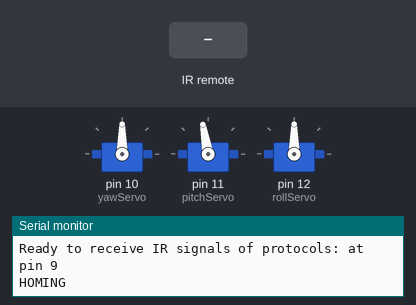
Simulated run of this sketch. Board: Arduino Uno, built with avr-gcc and run on an emulated ATmega328P. On the bench: 3 × servo, the last lines printed to the serial monitor. The test bench sets the inputs (shaded band).

Above: at 1.4 s.
1.5 s: infrared code 0x8 received
At 1.58 s:
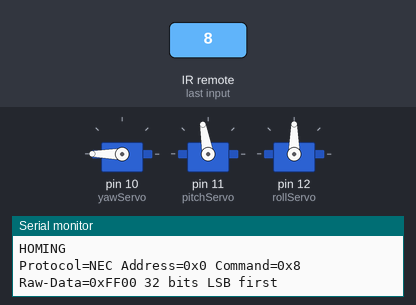
3.1 s: infrared code 0x5A received
At 3.18 s:
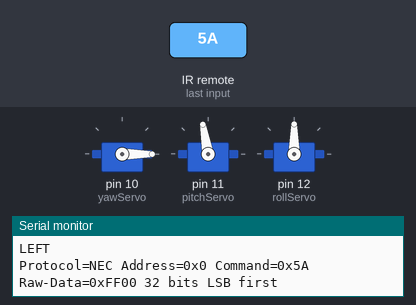
4.7 s: infrared code 0x1C received
At 4.79 s:
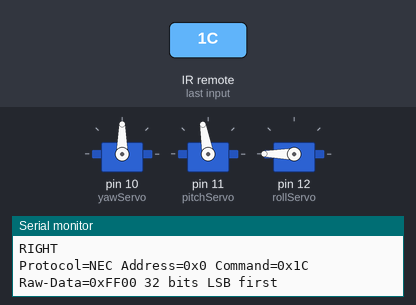
6.3 s: infrared code 0x18 received
At 6.8 s:
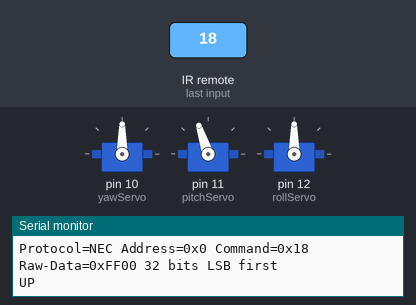
Timing chart, 0 to 8.8 s (numbered marks = the images above; inputs shaded):
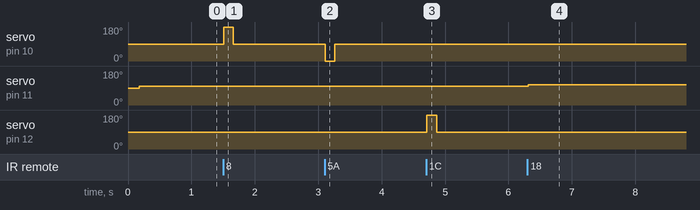

The sketch:

key-fire.ino
```cpp
// (licence header left out)
#pragma region LICENSE
/*
  ************************************************************************************
  * MIT License
  *
  * Copyright (c) 2025 Crunchlabs LLC (IRTurret Control Code)
  * Copyright (c) 2020-2022 Armin Joachimsmeyer (IRremote Library)

  * Permission is hereby granted, free of charge, to any person obtaining a copy
  * of this software and associated documentation files (the "Software"), to deal
  * in the Software without restriction, including without limitation the rights
  * to use, copy, modify, merge, publish, distribute, sublicense, and/or sell
  * copies of the Software, and to permit persons to whom the Software is furnished
  * to do so, subject to the following conditions:
  *
  * The above copyright notice and this permission notice shall be included in all
  * copies or substantial portions of the Software.
  *
  * THE SOFTWARE IS PROVIDED "AS IS", WITHOUT WARRANTY OF ANY KIND, EXPRESS OR IMPLIED,
  * INCLUDING BUT NOT LIMITED TO THE WARRANTIES OF MERCHANTABILITY, FITNESS FOR A
  * PARTICULAR PURPOSE AND NONINFRINGEMENT. IN NO EVENT SHALL THE AUTHORS OR COPYRIGHT
  * HOLDERS BE LIABLE FOR ANY CLAIM, DAMAGES OR OTHER LIABILITY, WHETHER IN AN ACTION OF
  * CONTRACT, TORT OR OTHERWISE, ARISING FROM, OUT OF OR IN CONNECTION WITH THE SOFTWARE
  * OR THE USE OR OTHER DEALINGS IN THE SOFTWARE.
  *
  ************************************************************************************
*/
#pragma endregion LICENSE

//////////////////////////////////////////////////
              //  LIBRARIES  //
//////////////////////////////////////////////////
#pragma region LIBRARIES

#include <Arduino.h>
#include <Servo.h>
#include <IRremote.hpp>

#pragma endregion LIBRARIES

//////////////////////////////////////////////////
               //  IR CODES  //
//////////////////////////////////////////////////
#pragma region IR CODES
/*
** if you want to add other remotes (as long as they're on the same protocol above):
** press the desired button and look for a hex code similar to those below (ex: 0x11)
** then add a new line to #define newCmdName 0x11,
** and add a case to the switch statement like case newCmdName:
** this will let you add new functions to buttons on other remotes!
** the best remotes to try are cheap LED remotes, some TV remotes, and some garage door openers
*/

//defines the specific command code for each button on the remote
#define left 0x8
#define right 0x5A
#define up 0x18
#define down 0x52
#define ok 0x1C
#define cmd1 0x45
#define cmd2 0x46
#define cmd3 0x47
#define cmd4 0x44
#define cmd5 0x40
#define cmd6 0x43
#define cmd7 0x7
#define cmd8 0x15
#define cmd9 0x9
#define cmd0 0x19
#define star 0x16
#define hashtag 0xD

#define DECODE_NEC  //defines the type of IR transmission to decode based on the remote. See IRremote library for examples on how to decode other types of remote

#pragma endregion IR CODES

//////////////////////////////////////////////////
          //  PINS AND PARAMETERS  //
//////////////////////////////////////////////////
#pragma region PINS AND PARAMS
//this is where we store global variables!
Servo yawServo; //names the servo responsible for YAW rotation, 360 spin around the base
Servo pitchServo; //names the servo responsible for PITCH rotation, up and down tilt
Servo rollServo; //names the servo responsible for ROLL rotation, spins the barrel to fire darts

int yawServoVal = 90; //initialize variables to store the current value of each servo
int pitchServoVal = 100;
int rollServoVal = 90;

int pitchMoveSpeed = 8; //this variable is the angle added to the pitch servo to control how quickly the PITCH servo moves - try values between 3 and 10
int fireKey = 7; // which number key fires -- ///{"range":[0,9],"step":1,"label":"Which number key"}
int darts = 1; // how many darts -- ///{"range":[1,6],"step":1,"label":"How many darts"}
int burstPause = 300; // wait between darts in milliseconds -- ///{"range":[100,1000],"step":100,"label":"Pause between darts"}
const int keyCodes[10] = {cmd0, cmd1, cmd2, cmd3, cmd4, cmd5, cmd6, cmd7, cmd8, cmd9}; // remote codes for 0-9

int yawMoveSpeed = 90; //this variable is the speed controller for the continuous movement of the YAW servo motor. It is added or subtracted from the yawStopSpeed, so 0 would mean full speed rotation in one direction, and 180 means full rotation in the other. Try values between 10 and 90; -- ///{"range":[10,90],"step":10,"label":"How fast it turns"}
int yawStopSpeed = 90; //value to stop the yaw motor - keep this at 90
int rollMoveSpeed = 90; //this variable is the speed controller for the continuous movement of the ROLL servo motor. It is added or subtracted from the rollStopSpeed, so 0 would mean full speed rotation in one direction, and 180 means full rotation in the other. Keep this at 90 for best performance / highest torque from the roll motor when firing.
int rollStopSpeed = 90; //value to stop the roll motor - keep this at 90

int yawPrecision = 150; // this variable represents the time in milliseconds that the YAW motor will remain at it's set movement speed. Try values between 50 and 500 to start (500 milliseconds = 1/2 second) -- ///{"range":[50,500],"step":50,"label":"How far it turns"}
int rollPrecision = 158; // this variable represents the time in milliseconds that the ROLL motor with remain at it's set movement speed. If this ROLL motor is spinning more or less than 1/6th of a rotation when firing a single dart (one call of the fire(); command) you can try adjusting this value down or up slightly, but it should remain around the stock value (160ish) for best results. -- ///{"min":125,"max":225,"label":"Dart timing (leave it unless darts jam)"}

int pitchMax = 150; // this sets the maximum angle of the pitch servo to prevent it from crashing, it should remain below 180, and be greater than the pitchMin
int pitchMin = 33; // this sets the minimum angle of the pitch servo to prevent it from crashing, it should remain above 0, and be less than the pitchMax

void shakeHeadYes(int moves = 3); //function prototypes for shakeHeadYes and No for proper compiling
void shakeHeadNo(int moves = 3);
#pragma endregion PINS AND PARAMS

//////////////////////////////////////////////////
              //  S E T U P  //
//////////////////////////////////////////////////
#pragma region SETUP
void setup() { //this is our setup function - it runs once on start up, and is basically where we get everything "set up"
    Serial.begin(9600); // initializes the Serial communication between the computer and the microcontroller

    yawServo.attach(10); //attach YAW servo to pin 10
    pitchServo.attach(11); //attach PITCH servo to pin 11
    rollServo.attach(12); //attach ROLL servo to pin 12

    // Just to know which program is running on my microcontroller
    Serial.println(F("START " __FILE__ " from " __DATE__ "\r\nUsing library version " VERSION_IRREMOTE));

    // Start the receiver and if not 3. parameter specified, take LED_BUILTIN pin from the internal boards definition as default feedback LED
    IrReceiver.begin(9, ENABLE_LED_FEEDBACK);

    Serial.print(F("Ready to receive IR signals of protocols: "));
    printActiveIRProtocols(&Serial);
    Serial.println(F("at pin 9"));

    homeServos(); //set servo motors to home position
}
#pragma endregion SETUP

//////////////////////////////////////////////////
               //  L O O P  //
//////////////////////////////////////////////////
#pragma region LOOP

void loop() {

    /*
    * Check if received data is available and if yes, try to decode it.
    */
    if (IrReceiver.decode()) {

        /*
        * Print a short summary of received data
        */
        IrReceiver.printIRResultShort(&Serial);
        IrReceiver.printIRSendUsage(&Serial);
        if (IrReceiver.decodedIRData.protocol == UNKNOWN) { //command garbled or not recognized
            Serial.println(F("Received noise or an unknown (or not yet enabled) protocol - if you wish to add this command, define it at the top of the file with the hex code printed below (ex: 0x8)"));
            // We have an unknown protocol here, print more info
            IrReceiver.printIRResultRawFormatted(&Serial, true);
        }
        Serial.println();

        /*
        * !!!Important!!! Enable receiving of the next value,
        * since receiving has stopped after the end of the current received data packet.
        */
        IrReceiver.resume(); // Enable receiving of the next value


        /*
        * Finally, check the received data and perform actions according to the received command
        */

        switch(IrReceiver.decodedIRData.command){ // when a key arrives, do the matching action
            case up: upMove(1); break;
            case down: downMove(1); break;
            case left: leftMove(1); break;
            case right: rightMove(1); break;
            case ok: fire(); break;
            case star: fireAll(); delay(50); break;
            default:
              if (IrReceiver.decodedIRData.command == keyCodes[fireKey]) fireBurst(darts);
              break;
        }
    }
    delay(5);
}

#pragma endregion LOOP

//////////////////////////////////////////////////
               // FUNCTIONS  //
//////////////////////////////////////////////////
#pragma region FUNCTIONS

void leftMove(int moves){ // function to move left
    for (int i = 0; i < moves; i++){
        yawServo.write(yawStopSpeed + yawMoveSpeed); // adding the servo speed = 180 (full counterclockwise rotation speed)
        delay(yawPrecision); // stay rotating for a certain number of milliseconds
        yawServo.write(yawStopSpeed); // stop rotating
        delay(5); //delay for smoothness
        Serial.println("LEFT");
  }

}

void rightMove(int moves){ // function to move right
  for (int i = 0; i < moves; i++){
      yawServo.write(yawStopSpeed - yawMoveSpeed); //subtracting the servo speed = 0 (full clockwise rotation speed)
      delay(yawPrecision);
      yawServo.write(yawStopSpeed);
      delay(5);
      Serial.println("RIGHT");
  }
}

void upMove(int moves){ // function to tilt up
  for (int i = 0; i < moves; i++){
        if((pitchServoVal+pitchMoveSpeed) < pitchMax){ //make sure the servo is within rotation limits (less than 150 degrees by default)
        pitchServoVal = pitchServoVal + pitchMoveSpeed;//increment the current angle and update
        pitchServo.write(pitchServoVal);
        delay(50);
        Serial.println("UP");
      }
  }
}

void downMove (int moves){ // function to tilt down
  for (int i = 0; i < moves; i++){
      if((pitchServoVal-pitchMoveSpeed) > pitchMin){//make sure the servo is within rotation limits (greater than 35 degrees by default)
        pitchServoVal = pitchServoVal - pitchMoveSpeed; //decrement the current angle and update
        pitchServo.write(pitchServoVal);
        delay(50);
        Serial.println("DOWN");
      }
  }
}

void fire() { //function for firing a single dart
    rollServo.write(rollStopSpeed + rollMoveSpeed);//start rotating the servo
    delay(rollPrecision);//time for approximately 60 degrees of rotation
    rollServo.write(rollStopSpeed);//stop rotating the servo
    delay(5); //delay for smoothness
    Serial.println("FIRING");
}

void fireAll() { //function to fire all 6 darts at once
    rollServo.write(rollStopSpeed + rollMoveSpeed);//start rotating the servo
    delay(rollPrecision * 6); //time for 360 degrees of rotation
    rollServo.write(rollStopSpeed);//stop rotating the servo
    delay(5); // delay for smoothness
    Serial.println("FIRING ALL");
}

void homeServos(){ // sends servos to home positions
    yawServo.write(yawStopSpeed); //setup YAW servo to be STOPPED (90)
    delay(20);
    rollServo.write(rollStopSpeed); //setup ROLL servo to be STOPPED (90)
    delay(100);
    pitchServo.write(100); //set PITCH servo to 100 degree position
    delay(100);
    pitchServoVal = 100; // store the pitch servo value
    Serial.println("HOMING");
}

void shakeHeadYes(int moves = 3) { //sets the default number of nods to 3, but you can pass in whatever number of nods you want
      Serial.println("YES");

    if ((pitchMax - pitchServoVal) < 15){
      pitchServoVal = pitchServoVal - 15;
    }else if ((pitchServoVal - pitchMin) < 15){
      pitchServoVal = pitchServoVal + 15;
    }
    pitchServo.write(pitchServoVal);

    int startAngle = pitchServoVal; // Current position of the pitch servo
    int lastAngle = pitchServoVal;
    int nodAngle = startAngle + 15; // Angle for nodding motion

    for (int i = 0; i < moves; i++) { // Repeat nodding motion three times
        // Nod up
        for (int angle = startAngle; angle <= nodAngle; angle++) {
            pitchServo.write(angle);
            delay(7); // Adjust delay for smoother motion
        }
        delay(50); // Pause at nodding position
        // Nod down
        for (int angle = nodAngle; angle >= startAngle; angle--) {
            pitchServo.write(angle);
            delay(7); // Adjust delay for smoother motion
        }
        delay(50); // Pause at starting position
    }
}

void shakeHeadNo(int moves = 3) {
    Serial.println("NO");

    for (int i = 0; i < moves; i++) { // Repeat nodding motion three times
        // rotate right, stop, then rotate left, stop
        yawServo.write(140);
        delay(190); // Adjust delay for smoother motion
        yawServo.write(yawStopSpeed);
        delay(50);
        yawServo.write(40);
        delay(190); // Adjust delay for smoother motion
        yawServo.write(yawStopSpeed);
        delay(50); // Pause at starting position
    }
}

void fireBurst(int n) { // fire n darts with a pause between them
    for (int i = 0; i < n; i++) {
        fire();
        delay(burstPause);
    }
}
#pragma endregion FUNCTIONS

//////////////////////////////////////////////////
               //  END CODE  //
//////////////////////////////////////////////////
```

Measured:
- after the input at 1.5 s, servo on pin 10 (yawServo): 90° → 180° at once, → 90° 0.15 s later
- after the input at 3.1 s, servo on pin 10 (yawServo): 90° → 0° at once, → 90° 0.15 s later
- after the input at 4.7 s, servo on pin 12 (rollServo): 90° → 180° at once, → 90° 0.16 s later
- after the input at 6.3 s, servo on pin 11 (pitchServo): 100° → 108° at once
